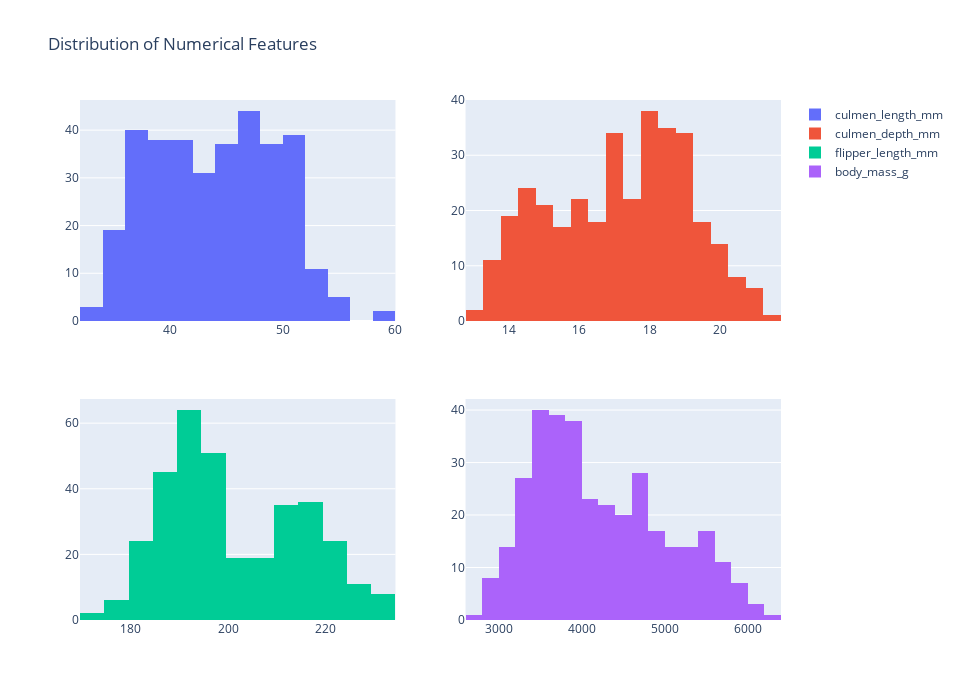

Here is the notebook cell this chart was saved with:
### Markdown cell above
Let's visualize the distribution of numerical columns.

### Code cell
fig = make_subplots(rows=2, cols=2)

fig.add_trace(go.Histogram(x=penguins['culmen_length_mm'], name='culmen_length_mm', nbinsx=20), row=1, col=1)
fig.add_trace(go.Histogram(x=penguins['culmen_depth_mm'], name='culmen_depth_mm', nbinsx=20), row=1, col=2)
fig.add_trace(go.Histogram(x=penguins['flipper_length_mm'], name='flipper_length_mm', nbinsx=20), row=2, col=1)
fig.add_trace(go.Histogram(x=penguins['body_mass_g'], name='body_mass_g', nbinsx=20), row=2, col=2)
fig.update_layout(height=700, width=960, title_text="Distribution of Numerical Features")

fig.show()

### Figure 1 — Plotly figure (JSON) as saved in the notebook; plotly's stock layout.template omitted (floating-point values rounded to 4 significant figures; data arrays with more than 128 entries replaced by an {"elided": "..."} marker saying what was removed)
{"data": [{"name": "culmen_length_mm", "nbinsx": 20, "type": "histogram", "x": {"elided": "344 float values"}, "xaxis": "x", "yaxis": "y"}, {"name": "culmen_depth_mm", "nbinsx": 20, "type": "histogram", "x": {"elided": "344 float values"}, "xaxis": "x2", "yaxis": "y2"}, {"name": "flipper_length_mm", "nbinsx": 20, "type": "histogram", "x": {"elided": "344 int values"}, "xaxis": "x3", "yaxis": "y3"}, {"name": "body_mass_g", "nbinsx": 20, "type": "histogram", "x": {"elided": "344 int values"}, "xaxis": "x4", "yaxis": "y4"}], "layout": {"height": 700, "title": {"text": "Distribution of Numerical Features"}, "width": 960, "xaxis": {"anchor": "y", "autorange": true, "domain": [0, 0.45], "range": [32, 60], "type": "linear"}, "xaxis2": {"anchor": "y2", "autorange": true, "domain": [0.55, 1], "range": [12.75, 21.75], "type": "linear"}, "xaxis3": {"anchor": "y3", "autorange": true, "domain": [0, 0.45], "range": [169.5, 234.5], "type": "linear"}, "xaxis4": {"anchor": "y4", "autorange": true, "domain": [0.55, 1], "range": [2600.0, 6400.0], "type": "linear"}, "yaxis": {"anchor": "x", "autorange": true, "domain": [0.575, 1], "range": [0, 46.32]}, "yaxis2": {"anchor": "x2", "autorange": true, "domain": [0.575, 1], "range": [0, 40]}, "yaxis3": {"anchor": "x3", "autorange": true, "domain": [0, 0.425], "range": [0, 67.37]}, "yaxis4": {"anchor": "x4", "autorange": true, "domain": [0, 0.425], "range": [0, 42.11]}}}
